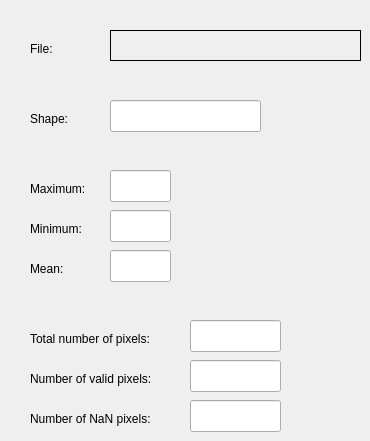
    <widget class="QWidget" name="tab_stats">
     <attribute name="icon">
      <iconset>
       <normaloff>../../../../../../../Entwicklung/workspace_py/QGIS3-Plugin/radolan2map/img/stats.png</normaloff>../../../../../../../Entwicklung/workspace_py/QGIS3-Plugin/radolan2map/img/stats.png</iconset>
     </attribute>
     <attribute name="title">
      <string>Statistics</string>
     </attribute>
     <attribute name="toolTip">
      <string>&lt;html&gt;&lt;head/&gt;&lt;body&gt;&lt;p&gt;show statictics about loaded product&lt;/p&gt;&lt;/body&gt;&lt;/html&gt;</string>
     </attribute>
     <widget class="QLabel" name="label_8">
      <property name="geometry">
       <rect>
        <x>30</x>
        <y>110</y>
        <width>81</width>
        <height>18</height>
       </rect>
      </property>
      <property name="text">
       <string>Shape:</string>
      </property>
     </widget>
     <widget class="QLabel" name="label_9">
      <property name="geometry">
       <rect>
        <x>30</x>
        <y>180</y>
        <width>81</width>
        <height>18</height>
       </rect>
      </property>
      <property name="text">
       <string>Maximum:</string>
      </property>
     </widget>
     <widget class="QLabel" name="label_10">
      <property name="geometry">
       <rect>
        <x>30</x>
        <y>220</y>
        <width>81</width>
        <height>18</height>
       </rect>
      </property>
      <property name="text">
       <string>Minimum:</string>
      </property>
     </widget>
     <widget class="QLabel" name="label_11">
      <property name="geometry">
       <rect>
        <x>30</x>
        <y>260</y>
        <width>81</width>
        <height>18</height>
       </rect>
      </property>
      <property name="text">
       <string>Mean:</string>
      </property>
     </widget>
     <widget class="QLabel" name="label_12">
      <property name="geometry">
       <rect>
        <x>30</x>
        <y>330</y>
        <width>161</width>
        <height>18</height>
       </rect>
      </property>
      <property name="text">
       <string>Total number of pixels:</string>
      </property>
     </widget>
     <widget class="QLabel" name="label_13">
      <property name="geometry">
       <rect>
        <x>30</x>
        <y>370</y>
        <width>161</width>
        <height>18</height>
       </rect>
      </property>
      <property name="text">
       <string>Number of valid pixels:</string>
      </property>
     </widget>
     <widget class="QLabel" name="label_14">
      <property name="geometry">
       <rect>
        <x>30</x>
        <y>410</y>
        <width>161</width>
        <height>18</height>
       </rect>
      </property>
      <property name="text">
       <string>Number of NaN pixels:</string>
      </property>
     </widget>
     <widget class="QLineEdit" name="text_shape">
      <property name="geometry">
       <rect>
        <x>110</x>
        <y>100</y>
        <width>151</width>
        <height>32</height>
       </rect>
      </property>
      <property name="readOnly">
       <bool>true</bool>
      </property>
     </widget>
     <widget class="QLineEdit" name="text_max">
      <property name="geometry">
       <rect>
        <x>110</x>
        <y>170</y>
        <width>61</width>
        <height>32</height>
       </rect>
      </property>
      <property name="font">
       <font>
        <weight>75</weight>
        <bold>true</bold>
       </font>
      </property>
      <property name="readOnly">
       <bool>true</bool>
      </property>
     </widget>
     <widget class="QLineEdit" name="text_min">
      <property name="geometry">
       <rect>
        <x>110</x>
        <y>210</y>
        <width>61</width>
        <height>32</height>
       </rect>
      </property>
      <property name="readOnly">
       <bool>true</bool>
      </property>
     </widget>
     <widget class="QLineEdit" name="text_mean">
      <property name="geometry">
       <rect>
        <x>110</x>
        <y>250</y>
        <width>61</width>
        <height>32</height>
       </rect>
      </property>
      <property name="readOnly">
       <bool>true</bool>
      </property>
     </widget>
     <widget class="QLineEdit" name="text_total_pixels">
      <property name="geometry">
       <rect>
        <x>190</x>
        <y>320</y>
        <width>91</width>
        <height>32</height>
       </rect>
      </property>
      <property name="readOnly">
       <bool>true</bool>
      </property>
     </widget>
     <widget class="QLineEdit" name="text_valid_pixels">
      <property name="geometry">
       <rect>
        <x>190</x>
        <y>360</y>
        <width>91</width>
        <height>32</height>
       </rect>
      </property>
      <property name="readOnly">
       <bool>true</bool>
      </property>
     </widget>
     <widget class="QLineEdit" name="text_nonvalid_pixels">
      <property name="geometry">
       <rect>
        <x>190</x>
        <y>400</y>
        <width>91</width>
        <height>32</height>
       </rect>
      </property>
      <property name="readOnly">
       <bool>true</bool>
      </property>
     </widget>
     <widget class="QLabel" name="label_15">
      <property name="geometry">
       <rect>
        <x>30</x>
        <y>40</y>
        <width>81</width>
        <height>18</height>
       </rect>
      </property>
      <property name="text">
       <string>File:</string>
      </property>
     </widget>
     <widget class="QLabel" name="text_filename">
      <property name="geometry">
       <rect>
        <x>110</x>
        <y>30</y>
        <width>251</width>
        <height>31</height>
       </rect>
      </property>
      <property name="font">
       <font>
        <pointsize>10</pointsize>
        <weight>75</weight>
        <bold>true</bold>
       </font>
      </property>
      <property name="frameShape">
       <enum>QFrame::Box</enum>
      </property>
      <property name="text">
       <string/>
      </property>
     </widget>
    </widget>
